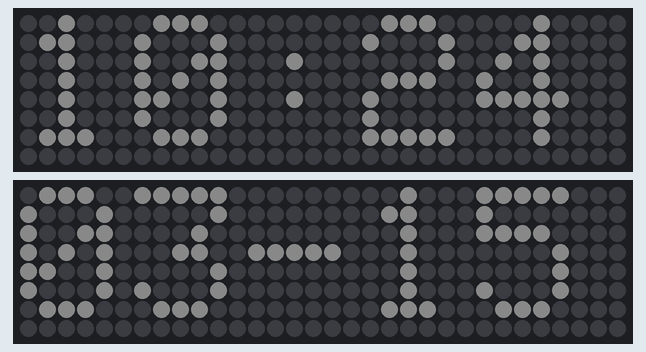
Simulated run of this sketch. Board: ESP32. On the bench: 2 × 32×8 RGB LED matrix (first LED top left, wired row by row). Dim RGB values are drawn brighter than linear; WiFi joins after 1.5 s; servers stay silent unless stated; network time is answered at once with the bench clock; the local clock reads 2024-03-15 10:24:30 at power-on unless the sketch sets it; what the sketch prints to the serial monitor is not drawn.

Above: at 1.6 s.
At 2.6 s:
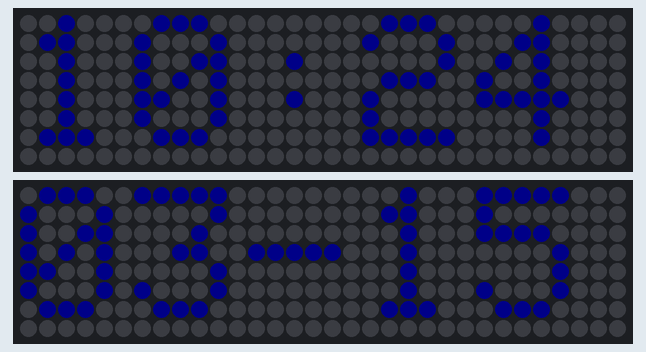
At 30.5 s:
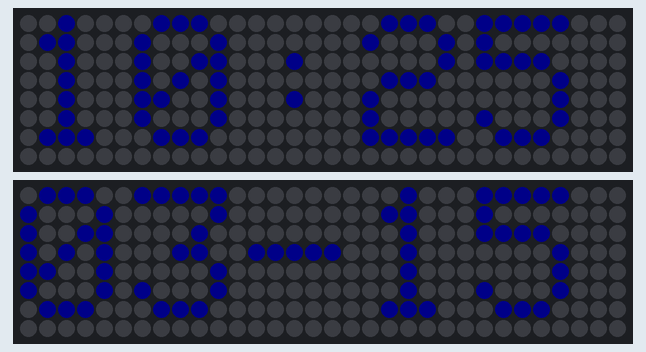
At 90.3 s:
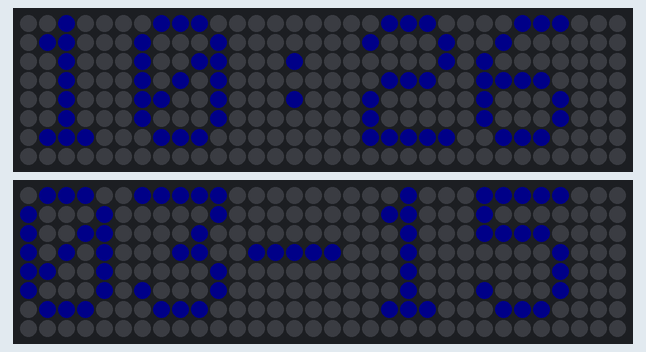

The sketch:

Zeit_working_wo_task.ino
```cpp
#include <WiFi.h>
#include <NTPClient.h>
#include <WiFiUdp.h>
#include <Adafruit_GFX.h>
#include <FastLED.h>
#include <FastLED_NeoMatrix.h>
#define PIN 4
#define PIN2 2

#define mw 32
#define mh 8
#define NUMMATRIX (mw*mh)

CRGB matrixleds[NUMMATRIX];
CRGB matrixleds2[NUMMATRIX];


FastLED_NeoMatrix *matrix = new FastLED_NeoMatrix(matrixleds, mw, mh, 1, 1,
      NEO_MATRIX_TOP     + NEO_MATRIX_LEFT +
      NEO_MATRIX_COLUMNS + NEO_MATRIX_ZIGZAG );

      FastLED_NeoMatrix *matrix2 = new FastLED_NeoMatrix(matrixleds2, mw, mh, 1, 1,
      NEO_MATRIX_TOP     + NEO_MATRIX_LEFT +
      NEO_MATRIX_COLUMNS + NEO_MATRIX_ZIGZAG );


// Replace with your network credentials
const char* ssid       = "testnet";
const char* password   = "marchuter";

// Define NTP Client to get time
WiFiUDP ntpUDP;
NTPClient timeClient(ntpUDP);
// Variables to save date and time
String formattedDate;
String dayStamp;
String timeStamp;

String Time()
{
  while(!timeClient.update()) {
    timeClient.forceUpdate();
  }
  // The formattedDate comes with the following format:
  // 2018-05-28T16:00:13Z
  // We need to extract date and time
  formattedDate = timeClient.getFormattedDate();
  // Extract date
  int splitT = formattedDate.indexOf("T");
  dayStamp = formattedDate.substring(0, splitT);
  // Extract time
  timeStamp = formattedDate.substring(splitT+1, formattedDate.length()-1);
return(timeStamp);
delay(1000);
}

String Date()
{
  while(!timeClient.update()) {
    timeClient.forceUpdate();
  }
  // The formattedDate comes with the following format:
  // 2018-05-28T16:00:13Z
  // We need to extract date and time
  formattedDate = timeClient.getFormattedDate();
  // Extract date
  int splitT = formattedDate.indexOf("T");
  dayStamp = formattedDate.substring(5, splitT);
  // Extract time
return(dayStamp);
delay(1000);
}


void setup() {

  FastLED.addLeds<NEOPIXEL, PIN>(matrixleds, NUMMATRIX);
    FastLED.addLeds<NEOPIXEL, PIN2>(matrixleds2, NUMMATRIX);

  matrix->begin();
  matrix->setTextWrap(false);
  matrix->setBrightness(10);
  matrix2->begin();
  matrix2->setTextWrap(false);
  matrix2->setBrightness(10);

  // Initialize Serial Monitor
  Serial.begin(115200);
  Serial.print("Connecting to ");
  Serial.println(ssid);
  WiFi.begin(ssid, password);
  while (WiFi.status() != WL_CONNECTED) {
    delay(500);
    Serial.print(".");
  }
  // Print local IP address and start web server
  Serial.println("");
  Serial.println("WiFi connected.");
  Serial.println("IP address: ");
  Serial.println(WiFi.localIP());

// Initialize a NTPClient to get time
  timeClient.begin();
  // Set offset time in seconds to adjust for your timezone, for example:
  // GMT +1 = 3600
  // GMT +8 = 28800
  // GMT -1 = -3600
  // GMT 0 = 0
  timeClient.setTimeOffset(7200);
}
void loop() {
      matrix->fillScreen(0);

  matrix->setCursor(0,0);
  matrix->print(Time());
  matrix->setTextColor(matrix->Color(0, 0, 255));

    matrix->show();

  matrix2->fillScreen(0);

  matrix2->setCursor(0,0);
  matrix2->print(Date());
  matrix2->setTextColor(matrix->Color(0, 0, 255));

    matrix2->show();

    delay(1000);

}
```

Measured:
- what the display in image 0 shows lasts 1.0 s, from 1.6 s to 2.6 s
- what the display in image 1 shows lasts 27.8 s, from 2.6 s to 30.4 s
- what the display in image 2 shows lasts 59.8 s, from 30.4 s to 90.2 s
